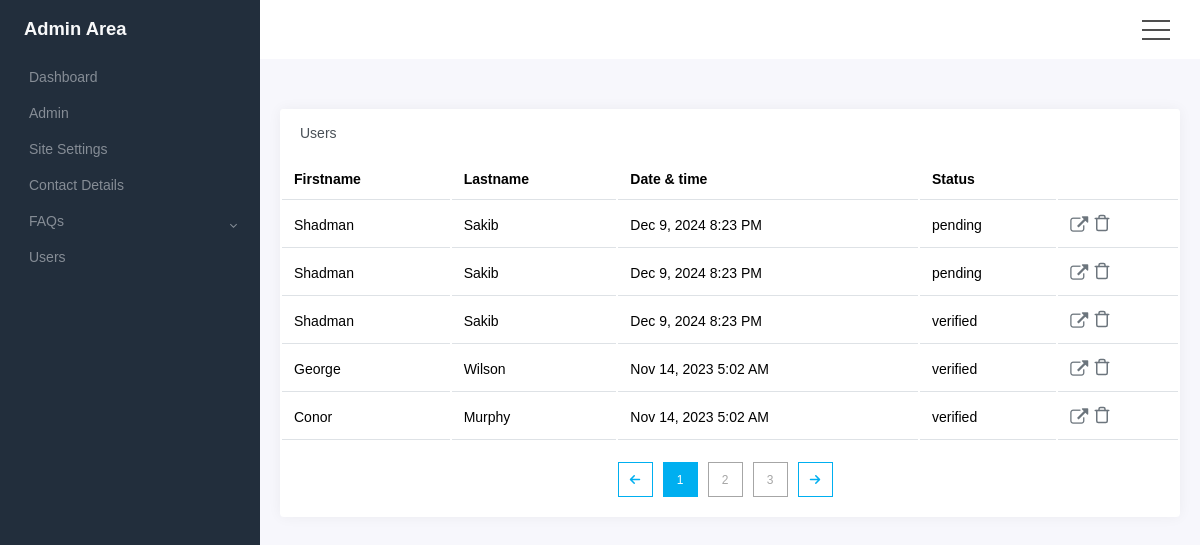
/admin/users.php, run on the app's committed database.
### tables this page shows
CREATE TABLE `users` (
  `id` int NOT NULL,
  `firstname` varchar(255) NOT NULL,
  `lastname` varchar(255) NOT NULL,
  `email` varchar(255) NOT NULL,
  `pwd` varchar(255) NOT NULL,
  `photo` varchar(255) DEFAULT NULL,
  `user_status` varchar(255) DEFAULT 'member',
  `account_status` varchar(255) DEFAULT 'pending',
  `user_account_type_id` int DEFAULT '1',
  `gender` varchar(255) DEFAULT NULL,
  `date_of_birth` varchar(255) DEFAULT NULL,
  `phone` varchar(255) DEFAULT NULL,
  `skype_id` varchar(255) DEFAULT NULL,
  `postal_address` varchar(255) DEFAULT NULL,
  `certificate_file` varchar(255) DEFAULT NULL,
  `identification_file` varchar(255) DEFAULT NULL,
  `created_at` varchar(255) DEFAULT NULL,
  `updated_at` varchar(255) DEFAULT NULL
);

### Classes/Db.php (called while the page is built, shortened)
<?php
class Db {
    private $servername;
    private $username;
    private $password;
    private $dbname;
    public function __construct() {
        $this->servername = 'localhost';
        $this->username = 'root';
        $this->password = '';
        $this->dbname = 'tutoriffic';
    }
    public function con() {
        $config = require __DIR__ . '/../config.php';
        $server = $_SERVER['SERVER_NAME'];
        if($server == 'localhost') {
            $this->servername = $config['DB_SERVER_LOCAL'];
            $this->username = $config['DB_USER_LOCAL'];
            $this->password = $config['DB_PASS_LOCAL'];
            $this->dbname = $config['DB_NAME_LOCAL'];
        } else {
            $this->servername = $config['DB_SERVER_PROD'];
            $this->username = $config['DB_USER_PROD'];
            $this->password = $config['DB_PASS_PROD'];
            $this->dbname = $config['DB_NAME_PROD'];
        }
        try {
            $con = new \mysqli(
                $this->servername,
                $this->username,
                $this->password,
                $this->dbname
            );
            return $con;
        } catch (\Exception $e) {
            die("Connection error: " . $e->getMessage());
        }
        return $con;
    }
}

### functions.php (called while the page is built, shortened)
<?php
    function datetime_array($datetime_str, $tz='America/New_York') {
        $date = new DateTime($datetime_str, new DateTimeZone($tz));
        $date_formatted = $date->format('M j, Y');
        $time_formatted = $date->format('g:i A');
        return array(
            'date' => $date_formatted,
            'time' => $time_formatted
        );
    }
?>

### Classes/User.php (the view, shortened to what this page needs)
<?php
class User {
    public $con;
    public function __construct() {
        $this->con = Db::getInstance()->con();
    }
    function users_table_header() {
        return "<table class='table table-hover my-0'>
            <thead>
                <tr>
                    <th class=''>Firstname</th>
                    <th class='d-none'>Lastname</th>
                    <th class='d-none'>Date & time</th>
                    <th class='d-none'>Status</th>
                    <th></th>
                </tr>
            </thead>
            <tbody>";
    }
    function users_table_footer() {
        return "</tbody>
            </table>";
    }
    function users_row_html($user_array) {
        $datetime_array = datetime_array($user_array['created_at']);
        $date = $datetime_array['date'];
        $time = $datetime_array['time'];
        return "<tr onclick='goto(\"user-details?bid={$user_array['id']}\")'>
            <td>{$user_array['firstname']}</td>
            <td class='d-none'>{$user_array['lastname']}</td>
            <td class='d-none'>{$date} {$time}</td>
            <td class='d-none'>{$user_array['account_status']}</td>
            <td class='table-action'>
                <a target='_blank' href='./user-details?bid={$user_array['id']}' class='table-link'><i class='icon-external-link'></i></a>
                <span onclick='get_popup_content(\"{$user_array['id']}\")'><svg xmlns='http://www.w3.org/2000/svg' width='24' height='24' viewBox='0 0 24 24' fill='none' stroke='currentColor' stroke-width='2' stroke-linecap='round' stroke-linejoin='round' class='feather feather-trash align-middle'><polyline points='3 6 5 6 21 6'></polyline><path d='M19 6v14a2 2 0 0 1-2 2H7a2 2 0 0 1-2-2V6m3 0V4a2 2 0 0 1 2-2h4a2 2 0 0 1 2 2v2'></path></svg></span>
            </td>
        </tr>";
    }
    public function users_admin() {
        $pagename = pathinfo($_SERVER['SCRIPT_FILENAME'], PATHINFO_FILENAME);
        $users_array = $this->get_users();
        $num_of_rows = count($users_array);
        $results_per_page = 5;
        $num_of_pages = ceil($num_of_rows / $results_per_page);
        $page = isset($_GET['page']) ? ($_GET['page'] == 0 ? 1 : intval($_GET['page'])) : 1;
        $starting_limit_number = ($page - 1) * $results_per_page;
        $contentStr = "";
        $contentStr .= $this->users_table_header();
        foreach(array_slice($users_array, $starting_limit_number, $results_per_page) as $key => $value) {
                $user_array = $value;
                if ($user_array['user_status'] != 'Canceled') {
                    $contentStr .= $this->users_row_html($user_array);
                }
        }
        $contentStr .= $this->users_table_footer();
        $paging = "<div class='pagination'>
            <div>
                <a class='page-num arrow' href='./$pagename?page=" . ($page > 1 ? ($page - 1) : 1) . "'>
                    <i class='fas fa-arrow-left'></i>
                </a>
            </div>
            <div class='pagination-links'>";
        if ($num_of_pages > 1) {
            for ($p = $page; $p <= min($num_of_pages, $page + 2); $p++) {
                if ($p != $page) {
                    $paging .= "<a class='page-num' href='./$pagename?page=" . $p . "'>" . $p . "</a> ";
                } else {
                    $paging .= "<a class='page-num current-page' href='./$pagename?page=" . $p . "'>" . $p . "</a> ";
                }
            }
        } else {
            $paging .= "<a class='page-num current-page' href='./$pagename?page=" . $page . "'>" . $page . "</a> ";
        }
        $paging .= "</div>
            <div>
                <a class='page-num arrow' href='./$pagename?page=" . ($page < $num_of_pages ? ($page + 1) : $num_of_pages) . "'>
                    <i class='fas fa-arrow-right'></i>
                </a>
            </div>
        </div>";
        $contentStr .= $paging;
        echo $contentStr;
    }
    public function get_users() {
        $stmt = $this->con->prepare("SELECT * FROM users ORDER BY id DESC");
        $stmt->execute();
        $result = $stmt->get_result();
        $data = $result->fetch_all(MYSQLI_ASSOC);
        return $data;
    }
}

### admin/header.php (shortened to what this page needs)
<?php
    include '../functions.php';
    include '../Classes/Db.php';
    include('../Classes/Message.php');
    include('../Classes/User.php');
?>
<!DOCTYPE html>
<html lang="en">
<head>
    <link rel="stylesheet" href="../css/icomoon/style.css?v=100">
    <link rel="stylesheet" href="https://cdnjs.cloudflare.com/ajax/libs/font-awesome/4.7.0/css/font-awesome.min.css">
    <link rel="stylesheet" href="../fonts/ionicons/css/ionicons.min.css?v=5">
    <link rel="stylesheet" href="./css/table.css?v=16">
    <link rel="stylesheet" href="./css/form.css?v=18">
    <link rel="stylesheet" href="./css/form-response.css?v=16">
    <link rel="stylesheet" href="./css/paging.css?v=21">
    <link rel="stylesheet" href="./css/loader.css?v=21">
    <link rel="stylesheet" href="./css/popup.css?v=22">
</head>
<body>

### admin/users.php (shortened to what this page needs)
<?php
    include './header.php';
?>
<div class='wrapper'>
    <?php
        include './sidebar.php';
    ?>
    <div class='main'>
        <?php
            include './topbar.php';
        ?>
        <div class='admin-form-outer'>
            <div class='admin-form-wrapper'>
            <div class="col-12 col-lg-8 col-xxl-9 d-flex">
                <div class="card flex-fill">
                    <div class="card-header">
                        <h5 class="card-title mb-0">Users</h5>
                    </div>
                    <?php
                        $user = new User;
                        $user->users_admin();
                    ?>
                </div>
            </div>
            </div>
        </div>
    </div>
</div>
<?php
    include './footer.php';
?>

### admin/sidebar.php (shortened to what this page needs)
<nav id="sidebar" class="sidebar">
    <div class="sidebar-content js-simplebar" data-simplebar="init"><div class="simplebar-wrapper" style="margin: 0px;"><div class="simplebar-height-auto-observer-wrapper"><div class="simplebar-height-auto-observer"></div></div><div class="simplebar-mask"><div class="simplebar-offset" style="right: 0px; bottom: 0px;"><div class="simplebar-content-wrapper" style="height: 100%; overflow: hidden;"><div class="simplebar-content" style="padding: 0px;">
        <a class="sidebar-brand" href="./index">
            <span class="align-middle">Admin Area</span>
        </a>
        <ul class="sidebar-nav">
            <li class="sidebar-item">
                <a class="sidebar-link" href="index">
                     <span class="align-middle">Dashboard</span>
                </a>
            </li>
            <li class="sidebar-item">
                <a class="sidebar-link" href="my-account">
                     <span class="align-middle">Admin</span>
                </a>
            </li>
            <li class="sidebar-item">
                <a class="sidebar-link" href="site-settings">
                     <span class="align-middle">Site Settings</span>
                </a>
            </li>
            <li class="sidebar-item">
                <a class="sidebar-link" href="contact-details">
                     <span class="align-middle">Contact Details</span>
                </a>
            </li>
            <li class="sidebar-item">
                <a data-target="#ui2" data-toggle="collapse" onclick="toggleDropdown('ui2')" class="sidebar-link collapsed">
                    <span class="align-middle">FAQs</span>
                </a>
            </li>
            <li class="sidebar-item">
                <a class="sidebar-link" href="users">
                     <span class="align-middle">Users</span>
                </a>
            </li>
        </ul>
    </div>
</nav>

### admin/topbar.php
<div class="col-12 top-bar">
    <div id="navBtn" onclick='toggleSidebar()'>
        <span></span>
        <span></span>
        <span></span>
    </div>
</div>

### admin/footer.php
</body>
</html>

### css/icomoon/style.css (style rules this page uses)
[class^="icon-"], [class*=" icon-"] { font-family: 'icomoon' !important; speak: none; font-style: normal; font-weight: normal; font-variant: normal; text-transform: none; line-height: 1; -webkit-font-smoothing: antialiased; -moz-osx-font-smoothing: grayscale; }
.icon-external-link:before { content: "\f08e"; }

### admin/css/table.css (style rules this page uses)
.card { max-width: 900px; margin: 50px auto; margin-bottom: 24px; box-shadow: 0 0 0.875rem 0 rgba(33, 37, 41, 0.05); font-family: sans-serif; }
.card-subtitle, .card-title { font-weight: 400; }
.card-title { font-size: 0.875rem; color: #495057; }
.flex-fill { flex: 1 1 auto !important; }
.card { position: relative; display: flex; flex-direction: column; min-width: 0; word-wrap: break-word; background-color: #fff; background-clip: initial; border: 0 solid transparent; border-radius: 0.25rem; }
.card-header:first-child { border-radius: 0.25rem 0.25rem 0 0; }
.card-header { border-bottom-width: 1px; }
.card-header { padding: 1rem 1.25rem; margin-bottom: 0; background-color: #fff; border-bottom: 0 solid transparent; }
.table tbody, .table td, .table tfoot, .table th, .table thead, .table tr { border-color: #dee2e6; }
tbody, td, tfoot, th, thead, tr { border: 0 solid; border-color: inherit; }
tr:first-child td, .card > .table tr:first-child th { border-top: 0; }
.table > :not(caption) > * > * { padding: 0.75rem; border-bottom-width: 1px; }
th { text-align: left; }
.table-action { display: flex; flex-flow: row nowrap; align-items: center; }
.table-action * { cursor: pointer; }
.table-action i { font-size: 18px; }
.table-action a, .table-action span { color: #6c757d; }
.table-action .feather { width: 18px; height: 18px; }
.table-action span { cursor: pointer; }
.table-action a { width: 18px; height: 18px; display: flex; align-items: center; margin-right: 5px; }
.table-action a { color: #6c757d; }

### admin/css/paging.css (style rules this page uses)
.pagination { display: flex; flex-flow: row nowrap; justify-content: center; align-items: center; }
.pagination-links { margin: 40px 0; display: flex; flex-flow: row nowrap; }
a.page-num { display: flex; font-size: 12px; color: #A6A6A6; background-color: transparent; justify-content: center; align-items: center; display: flex; width: 35px; height: 35px; }
a.page-num { margin-right: 10px; }
a.page-num:not(.current-page), a.page-num:not(.arrow) { border: 1px solid #A6A6A6; }
a.page-num.current-page { display: flex; color: #fff; background: #00aff0; border: 1px solid #00aff0; width: 35px; height: 35px; }
a.page-num.arrow { color: #00aff0; background-color: #fff; border: 1px solid #00aff0; width: 35px; height: 35px; }
@media screen and (max-width: 1560px) { .pagination-links { margin: 20px 0; } }
@media screen and (max-width: 1560px) { a.page-num.current-page { width: 35px; height: 35px; } }
@media screen and (max-width: 1560px) { a.page-num.arrow { width: 35px; height: 35px; } }

### admin/header.php (style rules this page uses)
* { margin: 0; padding: 0; box-sizing: border-box; }
body { font-size: 0.875rem; font-family: sans-serif; }
.wrapper { align-items: stretch; display: flex; width: 100%; background: #222e3c; }
.main { display: flex; width: 100%; min-width: 0; min-height: 100vh; transition: margin-left 0.35s ease-in-out, left 0.35s ease-in-out, margin-right 0.35s ease-in-out, right 0.35s ease-in-out; background: #f7f7fc; flex-direction: column; overflow: hidden; border-top-left-radius: 0; border-bottom-left-radius: 0; }
.top-bar { padding: 20px 30px; background: #fff; }
#navBtn { margin-left: auto; }
#navBtn { display: grid; grid-template-rows: auto; grid-template-columns: 1fr; row-gap: 7px; cursor: pointer; width: 28px; height: 19px; position: relative; z-index: 0; }
#navBtn span { width: 28px; height: 2px; background-color: #4f4f4f; }

### admin/users.php (style rules this page uses)
.card { max-width: 900px; }

### data on the page
users: firstname "Shadman", lastname "Sakib", created_at "Dec 9, 2024", created_at "8:23 PM", account_status "pending"
users: firstname "Shadman", lastname "Sakib", created_at "Dec 9, 2024", created_at "8:23 PM", account_status "pending"
users: firstname "Shadman", lastname "Sakib", created_at "Dec 9, 2024", created_at "8:23 PM", account_status "verified"
users: firstname "George", lastname "Wilson", created_at "Nov 14, 2023", created_at "5:02 AM", account_status "verified"
users: firstname "Conor", lastname "Murphy", created_at "Nov 14, 2023", created_at "5:02 AM", account_status "verified"
